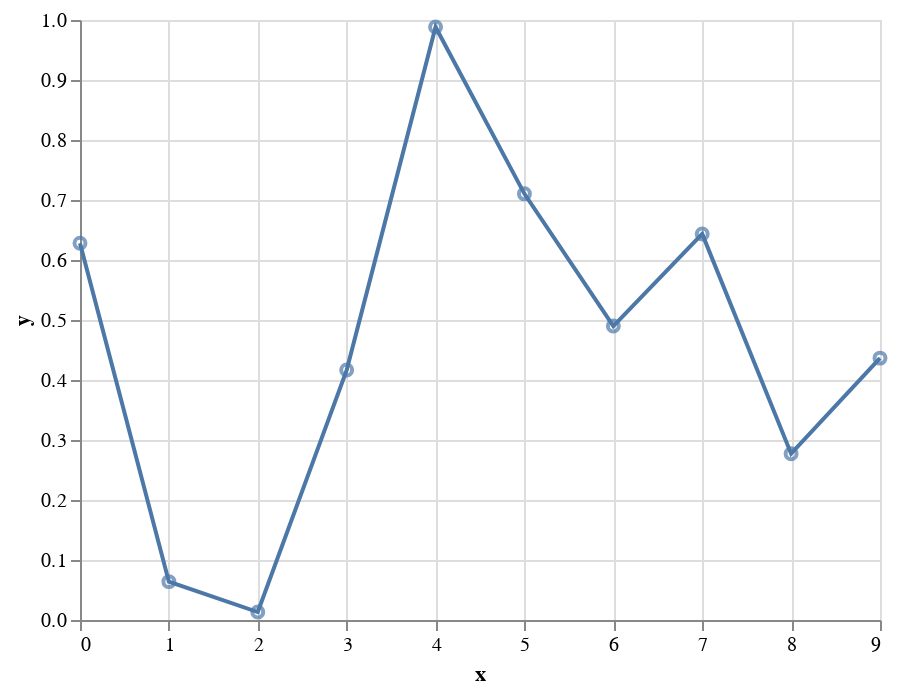

Write notebook code for a chart like this one.
### Markdown cell above
Elegánsabb megoldás egy alap, mark nélküli diagramot használni:

### Code cell
base = alt.Chart(data).encode(
    x='x',
    y='y'
)

base.mark_line() + base.mark_point()

### Figure 1 — Vega-Lite specification as saved in the notebook (floating-point values rounded to 4 significant figures)
{"config": {"view": {"continuousWidth": 400, "continuousHeight": 300}}, "layer": [{"mark": "line", "encoding": {"x": {"type": "quantitative", "field": "x"}, "y": {"type": "quantitative", "field": "y"}}}, {"mark": "point", "encoding": {"x": {"type": "quantitative", "field": "x"}, "y": {"type": "quantitative", "field": "y"}}}], "data": {"name": "data-3bcf718f895c11ce3341888a98adb956"}, "$schema": "https://vega.github.io/schema/vega-lite/v4.8.1.json", "datasets": {"data-3bcf718f895c11ce3341888a98adb956": [{"x": 0, "y": 0.6279}, {"x": 1, "y": 0.06392}, {"x": 2, "y": 0.01328}, {"x": 3, "y": 0.4165}, {"x": 4, "y": 0.9883}, {"x": 5, "y": 0.7103}, {"x": 6, "y": 0.4899}, {"x": 7, "y": 0.6434}, {"x": 8, "y": 0.2772}, {"x": 9, "y": 0.4365}]}}
